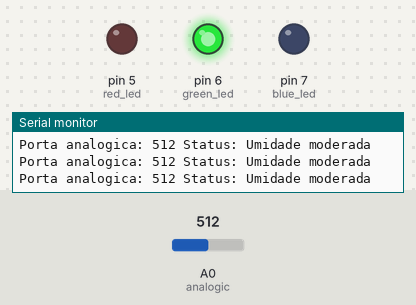
This sketch was run on a simulated Arduino Uno, built with avr-gcc and run on an emulated ATmega328P. On the bench: output pins drawn as LEDs (lit = HIGH), the last lines printed to the serial monitor. The inputs (shaded band) are chosen by the test bench; at power-on: A0 (analogic) = 512.

Above: at 1.2 s.
1.3 s: A0 (analogic) set to 390
At 2.2 s:
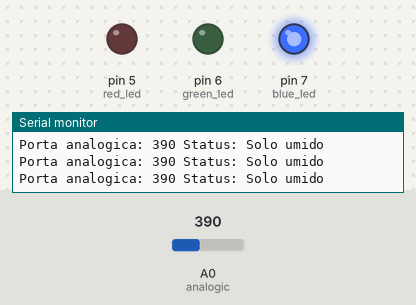
2.8 s: A0 (analogic) set to 810
At 3.6 s:
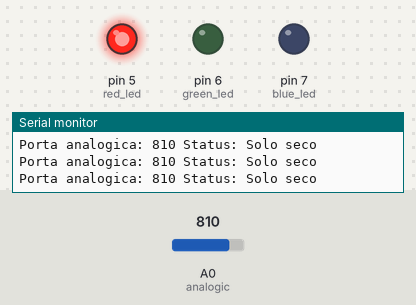
4.3 s: A0 (analogic) set to 790
At 5.1 s:
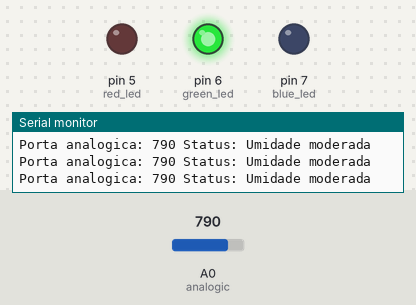
5.8 s: A0 (analogic) set to 900
At 6.6 s:
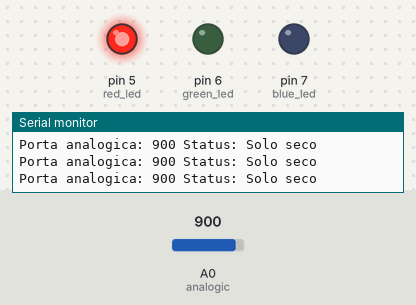
Timing chart, 0 to 8.3 s (numbered marks = the images above; inputs shaded):
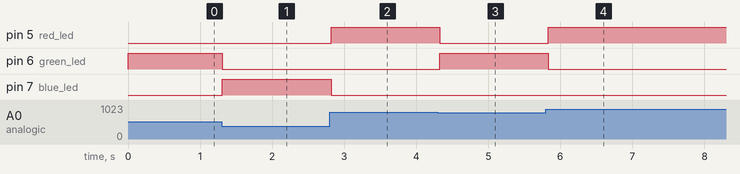

The sketch:

arduino.ino
```cpp
  #define analogic A0
#define red_led 5
#define green_led 6
#define blue_led 7

int valor_analogico;

void setup()
{
  Serial.begin(9600);
  pinMode(analogic, INPUT);
  pinMode(red_led, OUTPUT);
  pinMode(green_led, OUTPUT);
  pinMode(blue_led, OUTPUT);
}

void loop()
{
  //Le o valor do pino A0 do sensor
  valor_analogico = analogRead(analogic);

  //Mostra o valor da porta analogica no serial monitor
  Serial.print("Porta analogica: ");
  Serial.print(valor_analogico);

  //Solo umido, acende o led verde
  if (valor_analogico > 0 && valor_analogico < 400)
  {
    Serial.println(" Status: Solo umido");
    apagaleds();
    digitalWrite(blue_led, HIGH);
  }

  //Solo com umidade moderada, acende led amarelo
  if (valor_analogico > 400 && valor_analogico < 800)
  {
    Serial.println(" Status: Umidade moderada");
    apagaleds();
    digitalWrite(green_led, HIGH);
  }

  //Solo seco, acende led vermelho
  if (valor_analogico > 800 && valor_analogico < 1024)
  {
    Serial.println(" Status: Solo seco");
    apagaleds();
    digitalWrite(red_led, HIGH);
  }
  delay(100);
}

void apagaleds()
{
  digitalWrite(red_led, LOW);
  digitalWrite(blue_led, LOW);
  digitalWrite(green_led, LOW);
}
```

Measured:
- after the input at 1.3 s, pin 6 (green_led): HIGH → LOW at once; pin 7 (blue_led): LOW → HIGH at once
- after the input at 2.8 s, pin 5 (red_led): LOW → HIGH at once; pin 7 (blue_led): HIGH → LOW at once
- after the input at 4.3 s, pin 5 (red_led): HIGH → LOW at once; pin 6 (green_led): LOW → HIGH at once
- after the input at 5.8 s, pin 5 (red_led): LOW → HIGH at once; pin 6 (green_led): HIGH → LOW at once
